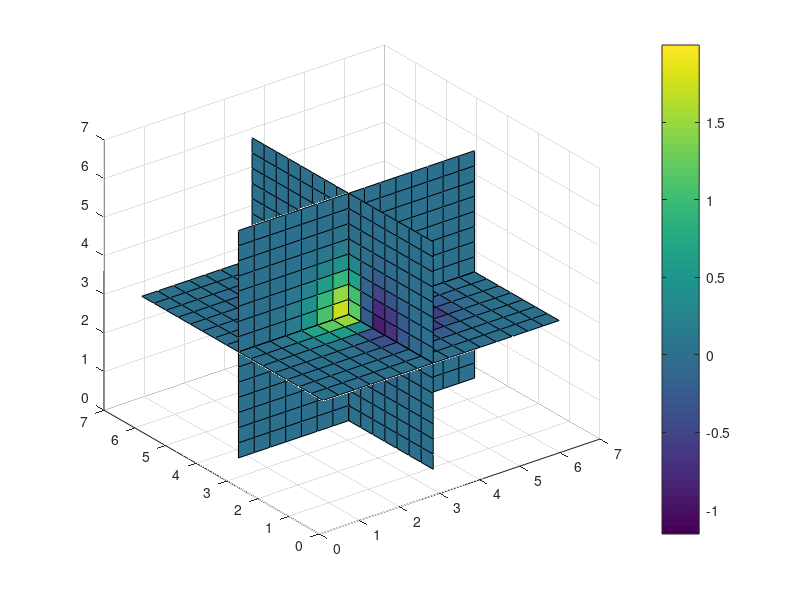

This figure's MATLAB source:
clear all;
clc;
close all;

nu = 1.0; % viscosity

NX = 16; NY = 16; NZ = 16;
dx = 2*pi/NX; dy = 2*pi/NY; dz = 2*pi/NZ;

[x,y,z] = meshgrid(dx*[1:NX],dy*[1:NY],dz*[1:NZ]);

% components of velocity
% u = U_x, v = U_y, w = U_z

u = exp(-((x-pi).^2+(y-pi).^2+(z-pi).^2));
v = zeros(NX,NY,NZ);
w = zeros(NX,NY,NZ);

% analytical derivatives

ux = -2.0*(x-pi).*u; uy = -2.0*(y-pi).*u; uz = -2.0*(z-pi).*u;
vx = 0.0; vy = 0.0; vz = 0.0;
wx = 0.0; wy = 0.0; wz = 0.0;

uxx = -2.0*u.*(1-2.0*(x-pi).^2);
uyy = 4.0*(x-pi).*(y-pi).*u;
uzz = 4.0*(x-pi).*(z-pi).*u;

vxx = 0.0;
vyy = 0.0;
vzz = 0.0;

wxx = 0.0;
wyy = 0.0;
wzz = 0.0;

% analytical advection term derivatives

advx = u.*ux + v.*uy + w.*uz;
advy = u.*vx + v.*vy + w.*vz;
advz = u.*wx + v.*wy + w.*wz;

% analitycal dissipation term

dissx = nu*(uxx + uyy + uzz);
dissy = nu*(vxx + vyy + vzz);
dissz = nu*(wxx + wyy + wzz);

% SPECTRAL
% wave numbers
kx = [0:NX/2 -NX/2+1:-1];
ky = [0:NY/2 -NY/2+1:-1];
kz = [0:NZ/2 -NZ/2+1:-1];

ikx = zeros(NX,NY,NZ);
iky = zeros(NX,NY,NZ);
ikz = zeros(NX,NY,NZ);

for ii=1:NZ
    ikx(:,:,ii) = 1i*ones(1,NY)'*kx;
    iky(:,:,ii) = 1i*ky'*ones(1,NX);
end
for ii=1:NX
    ikz(ii,:,:) = 1i*ones(1,NY)'*kz;
end

ikx2 = ikx.*ikx;
iky2 = iky.*iky;
ikz2 = ikz.*ikz;

% Fourier transform of velocity components

uf = fftn(u);
vf = fftn(v);
wf = fftn(w);

% Spectral velocity derivatives

us_x = real(ifftn(ikx.*uf));
us_y = real(ifftn(iky.*uf));
us_z = real(ifftn(ikz.*uf));

us_xx = real(ifftn(ikx2.*uf));
us_yy = real(ifftn(iky2.*uf));
us_zz = real(ifftn(ikz2.*uf));

vs_x = real(ifftn(ikx.*vf));
vs_y = real(ifftn(iky.*vf));
vs_z = real(ifftn(ikz.*vf));

vs_xx = real(ifftn(ikx2.*vf));
vs_yy = real(ifftn(iky2.*vf));
vs_zz = real(ifftn(ikz2.*vf));

ws_x = real(ifftn(ikx.*wf));
ws_y = real(ifftn(iky.*wf));
ws_z = real(ifftn(ikz.*wf));

ws_xx = real(ifftn(ikx2.*wf));
ws_yy = real(ifftn(iky2.*wf));
ws_zz = real(ifftn(ikz2.*wf));

% Spectral advection term

advs_x = u.*us_x + v.*us_y + w.*us_z;
advs_y = u.*vs_x + v.*vs_y + w.*vs_z;
advs_z = u.*ws_x + v.*ws_y + w.*ws_z;

% Spectral dissipative term

diss_x = nu*(us_xx + us_yy + us_zz);
diss_y = nu*(vs_xx + vs_yy + vs_zz);
diss_z = nu*(ws_xx + ws_yy + ws_zz);


% scatter3(x(:),y(:),z(:),15,advx(:)),colorbar
slice(x,y,z,uyy-us_yy,pi,pi,pi),colorbar
